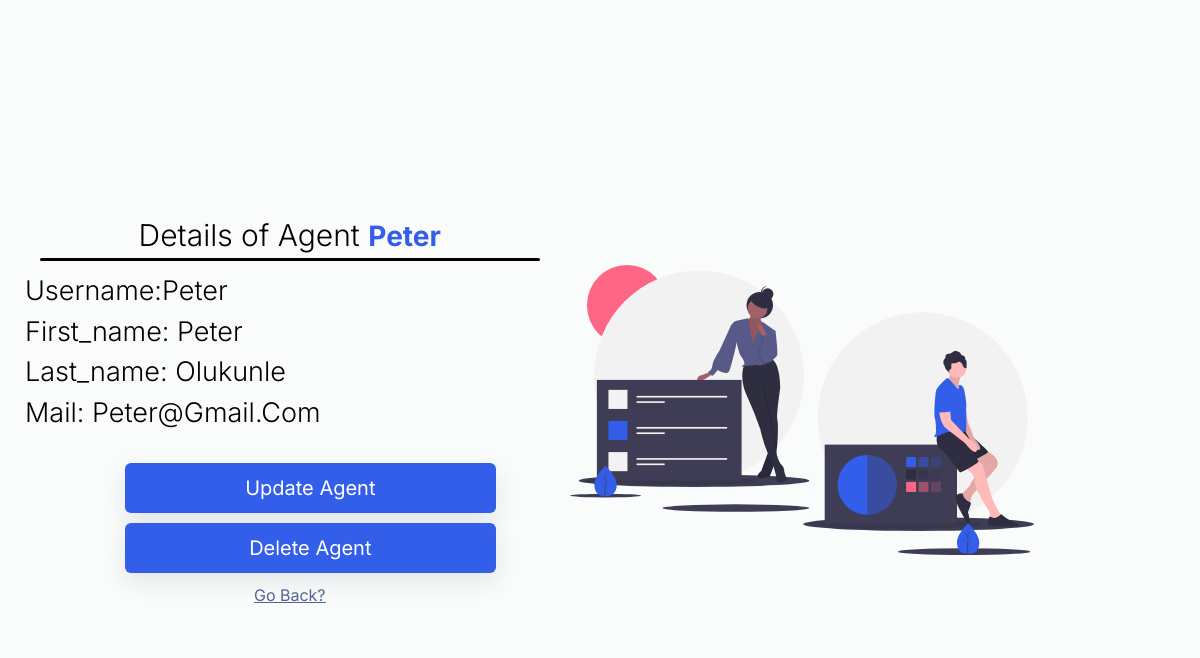
/agentdetail/3/ (signed in), run on the app's committed database.
### CRMapp/models.py (models this page shows, shortened)
class Agent(models.Model):
    user = models.OneToOneField("User", on_delete=models.CASCADE)
    organisation = models.ForeignKey("Auto", on_delete=models.CASCADE)

class User(AbstractUser):
    pass
    is_organisor = models.BooleanField(default=True)
    is_agent = models.BooleanField(default=False)

### Agentapp/views.py (the view)
# urls.py: path('agentdetail/<str:pk>/', Agent_details.as_view(), name='agent-details'),
class Agent_details(ManualLoginRequiredMixin, generic.DetailView):
    template_name = 'agent-detail.html'
    queryset = Agent.objects.all()
    context_object_name = 'agents'

### CRMapp/mixins.py (called while the page is built)
    def dispatch(self, request, *args, **kwargs):
        if not request.user.is_authenticated or not request.user.is_organisor:
            return redirect('login')
        return super().dispatch(request, *args, **kwargs)

### Agentapp/templates/agent-detail.html (shortened to what this page needs)
{% extends 'registration/signup.html' %}
{% load tailwind_filters %}
{% load static %}
{% block content %}
<body>
    <div class="container">
        <div class="box">
            <div class="span">
                <h1>Details of Agent <span>{{agents.user.username}}</span></h1>
            </div>
            <h2>
                Username:{{agents.user.username}}<br>
                first_name: {{agents.user.first_name}} <br>
                last_name: {{agents.user.last_name}}<br>
                mail: {{agents.user.email}}<br>
            </h2>
                <div class="bottom">
                    <a href="{% url 'agents:agent-update' agents.id %}"><button class="w-full hover:px-3 py-2 rounded-md">Update Agent</button></a>
                    <a href="{% url 'agents:agent-delete' agents.id %}"><button class="w-full hover:px-3 py-2 rounded-md">Delete Agent</button></a>
                </div>
                <div class="login">
                    <a href="{% url 'agents:agent-list' %}">Go Back?</a><br>
                </div>
        </div>
        <div class="team_img_wrapper">
            <img src="{% static 'images/team.svg' %}" alt="team-img" />
          </div>
    </div>
</body>
{% endblock %}

### static/signups.css (style rules this page uses)
* { margin: 0; padding: 0; box-sizing: border-box; font-family: "Inter", sans-serif; }
body { font-family: "Inter", sans-serif; background: #fafbfb; background-size: cover; min-height: 100vh; margin: 10px; }
.container { min-height: 100vh; display: flex; justify-content: space-around; align-items: center; }
.team_img_wrapper { width: 500px; max-width: 100%; height: 440px; }
.team_img_wrapper img { width: 100%; height: 100%; object-fit: contain; }
.box { width: 600px; height: auto; border-radius: 9px; padding: 15px; }
.box h1 { font-weight: 300; font-size: 30px; margin-bottom: 10px; text-align: center; }
.box h2 { font-weight: 300; font-size: 27px; margin-bottom: 10px; text-align: center; display: inline; text-transform: capitalize; }
.span span { color: #335eea; font-size: 28px; font-weight: 700; text-transform: capitalize; }
.box h1::after { content: ''; display: block; width: 500px; height: 3px; margin: auto; background: black; border-radius: 3px; }
.bottom { width: 70%; margin-left: 100px; margin-top: 20px; margin-bottom: 10px; align-items: center; }
.bottom button { transition: 0.3s ease-in-out; height: 50px; font-size: 20px; font-weight: 400; background: #335eea; color: white; box-shadow: 0 0.5rem 1.5rem rgba(22, 28, 45, 0.1); margin-top: 10px; }
.login { text-decoration: underline 1px; text-align: center; color: #506690; }

### data on the page
Agent: user.username "Peter", user.first_name "Peter", user.last_name "Olukunle", user.email "Peter@gmail.com"
